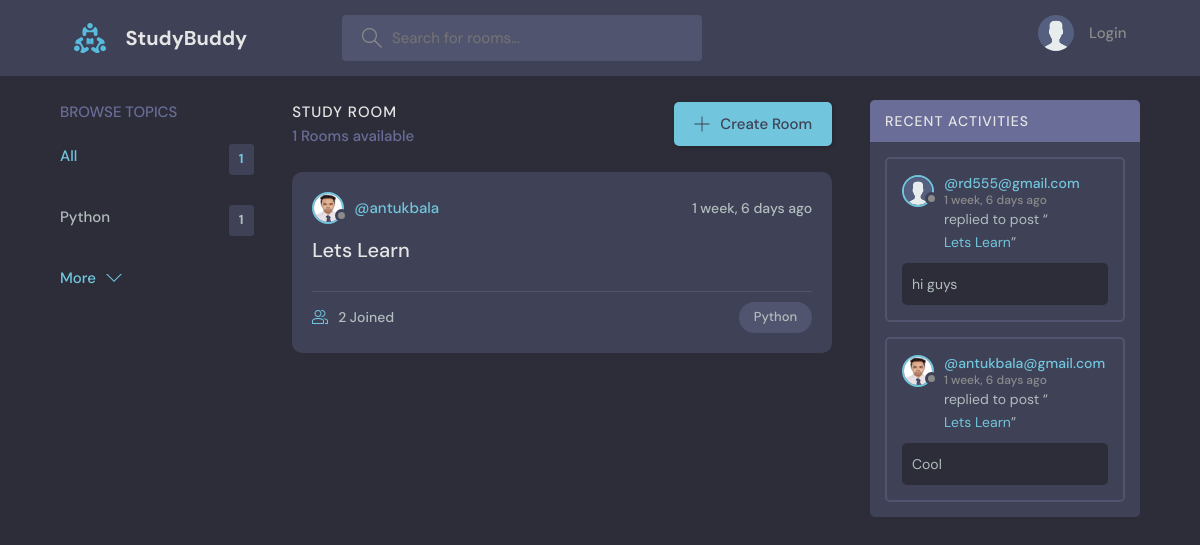
Before: / with the older database file.
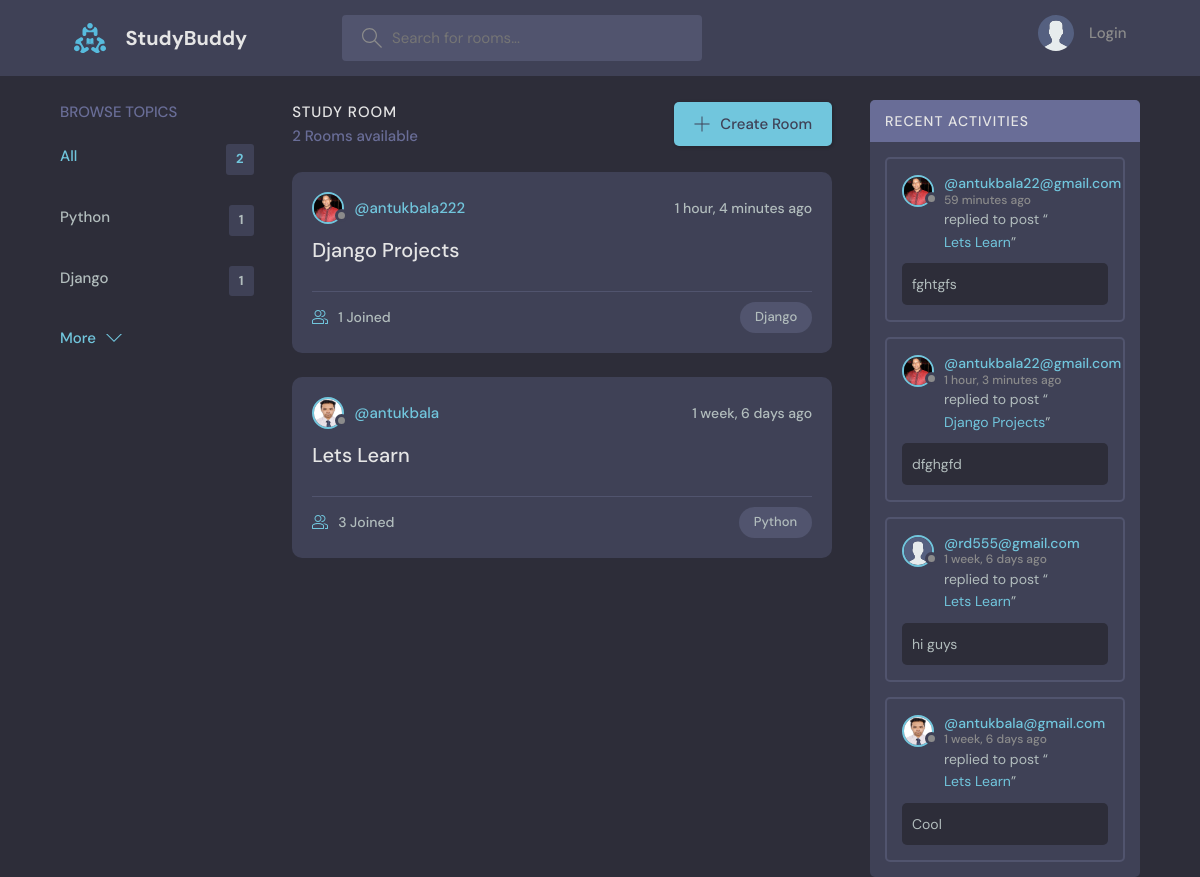
After: the same page with the newer database file.
### base/models.py (models this page shows, shortened)
class Topic(models.Model):
    name = models.CharField(max_length=200)

class Room(models.Model):
    host = models.ForeignKey(User, on_delete=models.SET_NULL, null=True)
    topic = models.ForeignKey(Topic, on_delete=models.SET_NULL, null=True)
    name = models.CharField(max_length=200)
    description = models.TextField(null=True, blank=True)
    participants = models.ManyToManyField(User, related_name='participants', blank=True)
    updated = models.DateTimeField(auto_now=True)
    created = models.DateTimeField(auto_now_add=True)
    class Meta:
        ordering = ['-updated', '-created']
    def __str__(self):
        return self.name

class User(AbstractUser):
    name = models.CharField(max_length=200, null=True)
    email = models.EmailField(unique=True, null=True)
    bio = models.TextField(null=True)
    avatar = models.ImageField(null=True, default="avatar.svg")
    USERNAME_FIELD = 'email'
    REQUIRED_FIELDS = []

class Message(models.Model):
    user = models.ForeignKey(User, on_delete=models.CASCADE)
    room = models.ForeignKey(Room, on_delete=models.CASCADE)
    body = models.TextField()
    updated = models.DateTimeField(auto_now=True)
    created = models.DateTimeField(auto_now_add=True)
    class Meta:
        ordering = ['-updated', '-created']
    def __str__(self):
        return self.body[:50]

### base/views.py (the view)
# urls.py: path('', views.home, name='home'),
def home(request):
    q = request.GET.get('q') if request.GET.get('q') != None else ''
    rooms = Room.objects.filter(
        Q(topic__name__icontains=q) |
        Q(name__icontains=q) |
        Q(description__icontains=q)
    )
    topics = Topic.objects.all()[0:5]
    room_count = rooms.count()
    room_messages = Message.objects.filter(Q(room__topic__name__icontains=q))
    context = {'rooms': rooms, 'topics': topics, 'room_count': room_count, 'room_messages': room_messages}
    return render(request, 'base/home.html', context)

### base/templates/base/home.html (shortened to what this page needs)
{% extends 'main.html' %}
{% block content %}
    <main class="layout layout--3">
      <div class="container">
        {% include 'base/topics_component.html' %}
        <div class="roomList">
          <div class="roomList__header">
            <div>
              <h2>Study Room</h2>
              <p>{{room_count}} Rooms available</p>
            </div>
            <a class="btn btn--main" href="{% url 'create-room' %}">
              <svg version="1.1" xmlns="http://www.w3.org/2000/svg" width="32" height="32" viewBox="0 0 32 32">
                <title>add</title>
                <path
                  d="M16.943 0.943h-1.885v14.115h-14.115v1.885h14.115v14.115h1.885v-14.115h14.115v-1.885h-14.115v-14.115z"
                ></path>
              </svg>
              Create Room
            </a>
          </div>
          {% include 'base/feed_component.html' %}
        </div>
        {% include 'base/activity_component.html' %}
      </div>
    </main>
{% endblock %}

### base/templates/base/topics_component.html
<div class="topics">
    <div class="topics__header">
        <h2>Browse Topics</h2>
    </div>
    <ul class="topics__list">
        <li>
            <a href="{% url 'home' %}" class="active">All <span>{{topics.count}}</span></a>
        </li>
        <li>
            {% for topic in topics %}
            <a href="{% url 'home' %}?q={{topic.name}}">{{topic.name}} <span>{{topic.room_set.all.count}}</span></a>
            {% endfor %}
        </li>
    </ul>
    <a class="btn btn--link" href="{% url 'topics' %}">
        More
        <svg version="1.1" xmlns="http://www.w3.org/2000/svg" width="32" height="32" viewBox="0 0 32 32">
            <title>chevron-down</title>
            <path d="M16 21l-13-13h-3l16 16 16-16h-3l-13 13z"></path>
        </svg>
    </a>
</div>

### base/templates/base/feed_component.html (shortened to what this page needs)
{% for room in rooms %}
<div class="roomListRoom">
    <div class="roomListRoom__header">
        <a href="{% url 'user-profile' room.host.id %}" class="roomListRoom__author">
            <div class="avatar avatar--small">
                <img src="{{room.host.avatar.url}}" />
            </div>
            <span>@{{room.host.username}}</span>
        </a>
        <div class="roomListRoom__actions">
            <span>{{room.created|timesince}} ago</span>
        </div>
    </div>
    <div class="roomListRoom__content">
        <a href="{% url 'room' room.id %}">{{room.name}}</a>
    </div>
    <div class="roomListRoom__meta">
        <a href="{% url 'room' room.id %}" class="roomListRoom__joined">
            {{room.participants.all.count}} Joined
        </a>
        <p class="roomListRoom__topic">{{room.topic.name}}</p>
    </div>
</div>
{% endfor %}

### base/templates/base/activity_component.html (shortened to what this page needs)
<div class="activities">
    <div class="activities__header">
        <h2>Recent Activities</h2>
    </div>
    {% for message in room_messages %}
    <div class="activities__box">
        <div class="activities__boxHeader roomListRoom__header">
            <a href="{% url 'user-profile' message.user.id %}" class="roomListRoom__author">
                <div class="avatar avatar--small">
                    <img src="{{message.user.avatar.url}}" />
                </div>
                <p>
                    @{{message.user}}
                    <span>{{message.created|timesince}} ago</span>
                </p>
            </a>
        </div>
        <div class="activities__boxContent">
            <p>replied to post “<a href="{% url 'room' message.room.id %}">{{message.room}}</a>”</p>
            <div class="activities__boxRoomContent">
                {{message.body}}
            </div>
        </div>
    </div>
    {% endfor %}
</div>

Changed rows visible on the page:
added Topic: name "Django", room_set.all.count "1"
added Room: host.avatar (picture), host.username "antukbala222", created "1 hour, 4 minutes", name "Django Projects", participants.all.count "1", topic.name "Django"
computed for Room "Lets Learn": participants.all.count "2" → "3"
added Message: user.avatar (picture), user "antukbala22@gmail.com", created "59 minutes", room "Lets Learn", body "fghtgfs"
added Message: user.avatar (picture), user "antukbala22@gmail.com", created "1 hour, 3 minutes", room "Django Projects", body "dfghgfd"
Other visible differences:
{{ topics.count }}: "1" → "2"
{{ room_count }}: "1" → "2"
